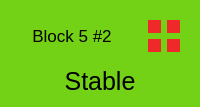
               <widget class="QWidget" name="cell_n2" native="true">
                <property name="styleSheet">
                 <string notr="true">background-color: rgb(115, 210, 22);
border-color: rgb(255, 255, 255);</string>
                </property>
                <layout class="QGridLayout" name="gridLayout_5">
                 <item row="0" column="0">
                  <widget class="QLabel" name="n2">
                   <property name="font">
                    <font>
                     <pointsize>13</pointsize>
                    </font>
                   </property>
                   <property name="text">
                    <string>Block 5 #2</string>
                   </property>
                   <property name="alignment">
                    <set>Qt::AlignCenter</set>
                   </property>
                  </widget>
                 </item>
                 <item row="0" column="1">
                  <widget class="QWidget" name="w2" native="true">
                   <property name="sizePolicy">
                    <sizepolicy hsizetype="Fixed" vsizetype="Fixed">
                     <horstretch>0</horstretch>
                     <verstretch>0</verstretch>
                    </sizepolicy>
                   </property>
                   <property name="minimumSize">
                    <size>
                     <width>50</width>
                     <height>50</height>
                    </size>
                   </property>
                   <property name="maximumSize">
                    <size>
                     <width>50</width>
                     <height>50</height>
                    </size>
                   </property>
                   <layout class="QGridLayout" name="gridLayout_6">
                    <item row="0" column="0">
                     <widget class="QWidget" name="n2_mainsys" native="true">
                      <property name="styleSheet">
                       <string notr="true">background-color: rgb(239, 41, 41);</string>
                      </property>
                     </widget>
                    </item>
                    <item row="0" column="1">
                     <widget class="QWidget" name="n2_mainradar" native="true">
                      <property name="styleSheet">
                       <string notr="true">background-color: rgb(239, 41, 41);</string>
                      </property>
                     </widget>
                    </item>
                    <item row="1" column="0">
                     <widget class="QWidget" name="n2_subsys" native="true">
                      <property name="styleSheet">
                       <string notr="true">background-color: rgb(239, 41, 41);</string>
                      </property>
                     </widget>
                    </item>
                    <item row="1" column="1">
                     <widget class="QWidget" name="n2_subradar" native="true">
                      <property name="styleSheet">
                       <string notr="true">background-color: rgb(239, 41, 41);</string>
                      </property>
                     </widget>
                    </item>
                   </layout>
                  </widget>
                 </item>
                 <item row="1" column="0" colspan="2">
                  <widget class="QLabel" name="n2_display">
                   <property name="font">
                    <font>
                     <pointsize>19</pointsize>
                    </font>
                   </property>
                   <property name="styleSheet">
                    <string notr="true">border-color: rgb(255, 255, 255);</string>
                   </property>
                   <property name="text">
                    <string>Stable</string>
                   </property>
                   <property name="alignment">
                    <set>Qt::AlignCenter</set>
                   </property>
                  </widget>
                 </item>
                </layout>
               </widget>
